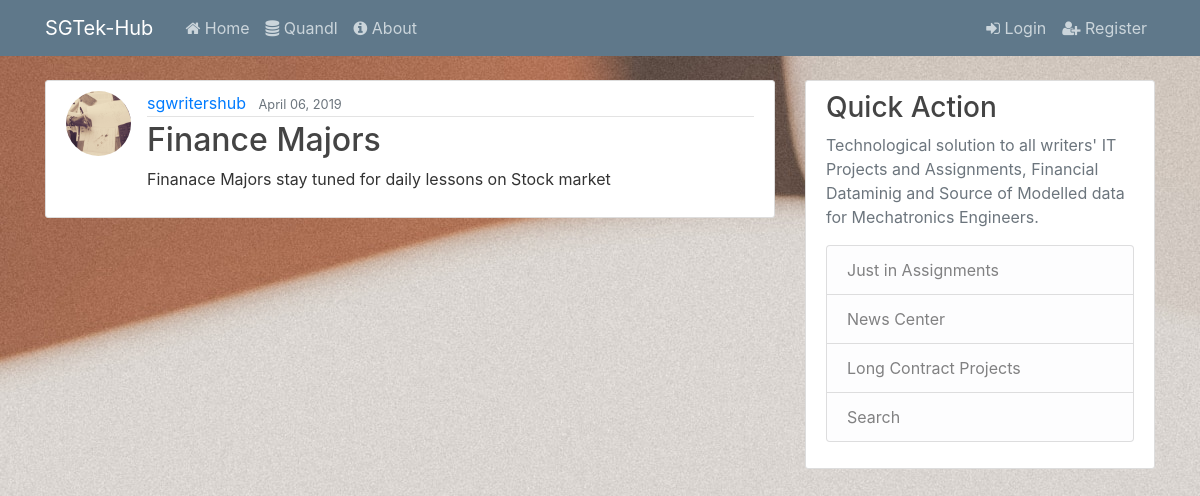
The app's page /post/2/, older data.
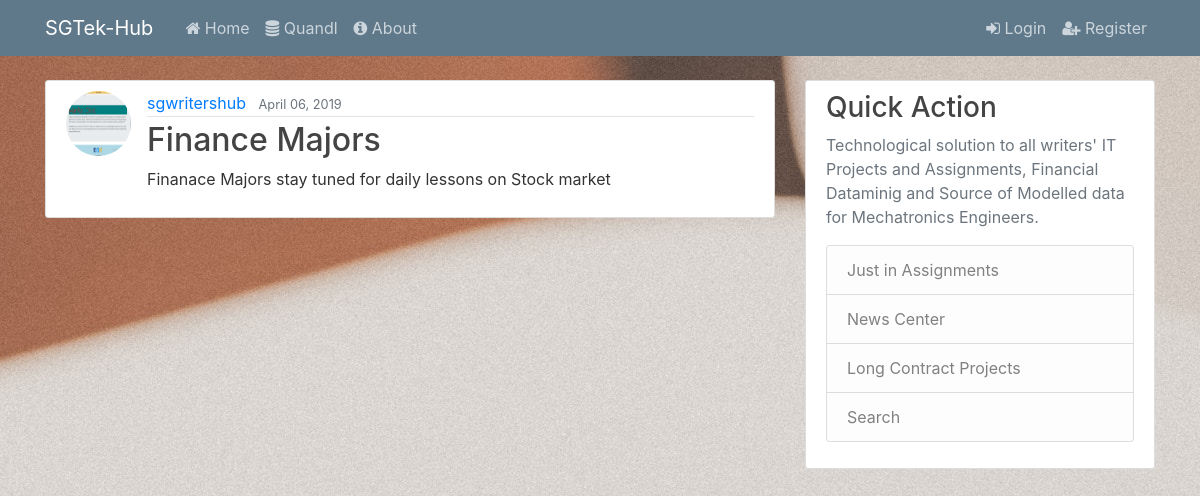
The same page, newer data.
### blog/models.py (models this page shows, shortened)
class Post(models.Model):
    title = models.CharField(max_length=100)
    content = models.TextField()
    date_posted = models.DateTimeField(default=timezone.now)
    author = models.ForeignKey(User, on_delete=models.CASCADE)

### users/models.py (models this page shows, shortened)
class Profile(models.Model):
    user = models.OneToOneField(User, on_delete=models.CASCADE)
    image = models.ImageField(default='profile.png', upload_to='profile_pics')
    phone = models.CharField(max_length=13)
    county = models.CharField(max_length=20)

### blog/views.py (the view)
# urls.py: path('post/<int:pk>/', HomeDetailView.as_view(), name='post-detail'),
class HomeDetailView(DetailView):
    model = Post
    template_name = 'blog/details.html'
    context_object_name = 'post'

### blog/templates/blog/details.html (shortened to what this page needs)
{% extends 'blog/base.html' %} {% load static %}  {% block body %}
<article class="media content-section">
    <img class="rounded-circle article-img" src="{{ post.author.profile.image.url }}" alt="Author's Image">
    <div class="media-body">
        <div class="article-metadata">
            <a class="mr-2" href="#">{{ post.author }}</a>
            <small class="text-muted">{{ post.date_posted|date:"F d, Y" }}</small>
        </div>
        <h2 class="article-title">{{ post.title }}</h2>
        <p class="article-content">{{ post.content }}</p>
    </div>
</article>
{% endblock %}

Row changes from the older to the newer data that the page shows:
changed through a linked row, Post "Finance Majors": author.profile.image: a different picture
